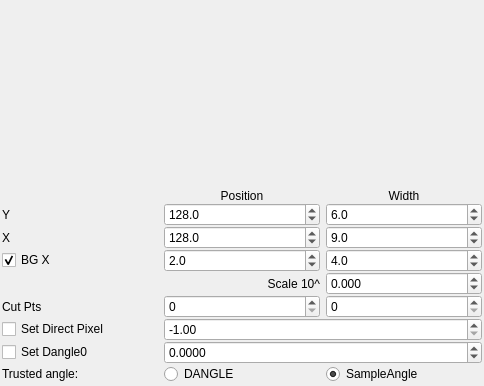
          <widget class="QWidget" name="reflectivity_extraction_per_run">
           <property name="geometry">
            <rect>
             <x>0</x>
             <y>0</y>
             <width>484</width>
             <height>386</height>
            </rect>
           </property>
           <attribute name="label">
            <string>Reflectivity Extraction (Per Run)</string>
           </attribute>
           <layout class="QGridLayout" name="gridLayout_15">
            <property name="leftMargin">
             <number>2</number>
            </property>
            <property name="topMargin">
             <number>2</number>
            </property>
            <property name="rightMargin">
             <number>2</number>
            </property>
            <property name="bottomMargin">
             <number>2</number>
            </property>
            <property name="verticalSpacing">
             <number>0</number>
            </property>
            <item row="1" column="2">
             <widget class="QDoubleSpinBox" name="refYPos">
              <property name="toolTip">
               <string>Center of region used for extraction</string>
              </property>
              <property name="decimals">
               <number>1</number>
              </property>
              <property name="maximum">
               <double>400.000000000000000</double>
              </property>
              <property name="value">
               <double>128.000000000000000</double>
              </property>
             </widget>
            </item>
            <item row="1" column="1">
             <widget class="QLabel" name="label_3">
              <property name="toolTip">
               <string>Y Pixel Window</string>
              </property>
              <property name="styleSheet">
               <string notr="true">text-align: right;</string>
              </property>
              <property name="text">
               <string>Y</string>
              </property>
             </widget>
            </item>
            <item row="0" column="3">
             <widget class="QLabel" name="label_2">
              <property name="minimumSize">
               <size>
                <width>0</width>
                <height>18</height>
               </size>
              </property>
              <property name="text">
               <string>Width</string>
              </property>
              <property name="alignment">
               <set>Qt::AlignBottom|Qt::AlignHCenter</set>
              </property>
             </widget>
            </item>
            <item row="5" column="3">
             <widget class="QSpinBox" name="rangeEnd">
              <property name="toolTip">
               <string>&lt;html&gt;&lt;head/&gt;&lt;body&gt;&lt;p&gt;Remove points from the extracted intensity on the high Q side. &lt;/p&gt;&lt;p&gt;Uses the full ToF range available in the file, so it is possible it does not have any effect for lower values.&lt;/p&gt;&lt;/body&gt;&lt;/html&gt;</string>
              </property>
              <property name="maximum">
               <number>200</number>
              </property>
              <property name="value">
               <number>0</number>
              </property>
             </widget>
            </item>
            <item row="2" column="2">
             <widget class="QDoubleSpinBox" name="refXPos">
              <property name="toolTip">
               <string>Center of region used for extraction</string>
              </property>
              <property name="decimals">
               <number>1</number>
              </property>
              <property name="maximum">
               <double>400.000000000000000</double>
              </property>
              <property name="value">
               <double>128.000000000000000</double>
              </property>
             </widget>
            </item>
            <item row="3" column="3">
             <widget class="QDoubleSpinBox" name="bgWidth">
              <property name="toolTip">
               <string>Width of region used for extraction</string>
              </property>
              <property name="decimals">
               <number>1</number>
              </property>
              <property name="maximum">
               <double>400.000000000000000</double>
              </property>
              <property name="value">
               <double>4.000000000000000</double>
              </property>
             </widget>
            </item>
            <item row="3" column="2">
             <widget class="QDoubleSpinBox" name="bgCenter">
              <property name="toolTip">
               <string>Center of region used for extraction</string>
              </property>
              <property name="decimals">
               <number>1</number>
              </property>
              <property name="maximum">
               <double>400.000000000000000</double>
              </property>
              <property name="value">
               <double>2.000000000000000</double>
              </property>
             </widget>
            </item>
            <item row="2" column="1">
             <widget class="QLabel" name="label_4">
              <property name="toolTip">
               <string>X Pixel Window</string>
              </property>
              <property name="styleSheet">
               <string notr="true">text-align: right;</string>
              </property>
              <property name="text">
               <string>X</string>
              </property>
             </widget>
            </item>
            <item row="4" column="3">
             <widget class="QDoubleSpinBox" name="refScale">
              <property name="toolTip">
               <string>Scaling factor for the reflectivity in powers of 10</string>
              </property>
              <property name="decimals">
               <number>3</number>
              </property>
              <property name="minimum">
               <double>-20.000000000000000</double>
              </property>
              <property name="maximum">
               <double>20.000000000000000</double>
              </property>
              <property name="singleStep">
               <double>0.020000000000000</double>
              </property>
              <property name="value">
               <double>0.000000000000000</double>
              </property>
             </widget>
            </item>
            <item row="5" column="2">
             <widget class="QSpinBox" name="rangeStart">
              <property name="toolTip">
               <string>&lt;html&gt;&lt;head/&gt;&lt;body&gt;&lt;p&gt;Remove points from the extracted intensity on the low Q side. &lt;/p&gt;&lt;p&gt;Uses the full ToF range available in the file, so it is possible it does not have any effect for lower values.&lt;/p&gt;&lt;/body&gt;&lt;/html&gt;</string>
              </property>
              <property name="maximum">
               <number>200</number>
              </property>
             </widget>
            </item>
            <item row="2" column="3">
             <widget class="QDoubleSpinBox" name="refXWidth">
              <property name="toolTip">
               <string>Width of region used for extraction</string>
              </property>
              <property name="decimals">
               <number>1</number>
              </property>
              <property name="minimum">
               <double>1.000000000000000</double>
              </property>
              <property name="maximum">
               <double>304.000000000000000</double>
              </property>
              <property name="value">
               <double>9.000000000000000</double>
              </property>
             </widget>
            </item>
            <item row="1" column="3">
             <widget class="QDoubleSpinBox" name="refYWidth">
              <property name="toolTip">
               <string>Width of region used for extraction</string>
              </property>
              <property name="decimals">
               <number>1</number>
              </property>
              <property name="minimum">
               <double>1.000000000000000</double>
              </property>
              <property name="maximum">
               <double>400.000000000000000</double>
              </property>
              <property name="value">
               <double>6.000000000000000</double>
              </property>
             </widget>
            </item>
            <item row="5" column="1">
             <widget class="QLabel" name="label_20">
              <property name="styleSheet">
               <string notr="true">text-align: right;</string>
              </property>
              <property name="text">
               <string>Cut Pts</string>
              </property>
             </widget>
            </item>
            <item row="0" column="2">
             <widget class="QLabel" name="label">
              <property name="minimumSize">
               <size>
                <width>0</width>
                <height>18</height>
               </size>
              </property>
              <property name="text">
               <string>Position</string>
              </property>
              <property name="alignment">
               <set>Qt::AlignBottom|Qt::AlignHCenter</set>
              </property>
             </widget>
            </item>
            <item row="4" column="2">
             <widget class="QLabel" name="label_5">
              <property name="toolTip">
               <string>Scaling factor for the reflectivity in powers of 10</string>
              </property>
              <property name="text">
               <string>Scale 10^</string>
              </property>
              <property name="alignment">
               <set>Qt::AlignRight|Qt::AlignTrailing|Qt::AlignVCenter</set>
              </property>
             </widget>
            </item>
            <item row="3" column="1">
             <widget class="QCheckBox" name="bgActive">
              <property name="styleSheet">
               <string notr="true">text-align: right;</string>
              </property>
              <property name="text">
               <string>BG X</string>
              </property>
              <property name="checked">
               <bool>true</bool>
              </property>
             </widget>
            </item>
            <item row="6" column="2" colspan="2">
             <widget class="QDoubleSpinBox" name="directPixelOverwrite">
              <property name="sizePolicy">
               <sizepolicy hsizetype="Preferred" vsizetype="Fixed">
                <horstretch>0</horstretch>
                <verstretch>0</verstretch>
               </sizepolicy>
              </property>
              <property name="toolTip">
               <string>&lt;html&gt;&lt;head/&gt;&lt;body&gt;&lt;p&gt;Overwrite the direct pixel value, read from the file.&lt;/p&gt;&lt;p&gt;Usefull if the wrong values have been written during the measurement.&lt;/p&gt;&lt;/body&gt;&lt;/html&gt;</string>
              </property>
              <property name="decimals">
               <number>2</number>
              </property>
              <property name="minimum">
               <double>-1.000000000000000</double>
              </property>
              <property name="maximum">
               <double>304.000000000000000</double>
              </property>
              <property name="singleStep">
               <double>1.000000000000000</double>
              </property>
              <property name="value">
               <double>-1.000000000000000</double>
              </property>
             </widget>
            </item>
            <item row="9" column="1">
             <widget class="QLabel" name="label_30">
              <property name="minimumSize">
               <size>
                <width>82</width>
                <height>0</height>
               </size>
              </property>
              <property name="text">
               <string>Trusted angle:</string>
              </property>
             </widget>
            </item>
            <item row="9" column="2">
             <widget class="QRadioButton" name="trustDANGLE">
              <property name="minimumSize">
               <size>
                <width>76</width>
                <height>0</height>
               </size>
              </property>
              <property name="text">
               <string>DANGLE</string>
              </property>
              <property name="checked">
               <bool>false</bool>
              </property>
             </widget>
            </item>
            <item row="9" column="3">
             <widget class="QRadioButton" name="trustSANGLE">
              <property name="minimumSize">
               <size>
                <width>76</width>
                <height>0</height>
               </size>
              </property>
              <property name="text">
               <string>SampleAngle</string>
              </property>
              <property name="checked">
               <bool>true</bool>
              </property>
             </widget>
            </item>
            <item row="8" column="1">
             <widget class="QCheckBox" name="set_dangle0_checkbox">
              <property name="text">
               <string>Set Dangle0</string>
              </property>
             </widget>
            </item>
            <item row="6" column="1">
             <widget class="QCheckBox" name="set_dirpix_checkbox">
              <property name="text">
               <string>Set Direct Pixel</string>
              </property>
             </widget>
            </item>
            <item row="8" column="2" colspan="2">
             <widget class="QDoubleSpinBox" name="dangle0Overwrite">
              <property name="sizePolicy">
               <sizepolicy hsizetype="Preferred" vsizetype="Fixed">
                <horstretch>0</horstretch>
                <verstretch>0</verstretch>
               </sizepolicy>
              </property>
              <property name="decimals">
               <number>4</number>
              </property>
              <property name="minimum">
               <double>-1.000000000000000</double>
              </property>
              <property name="maximum">
               <double>360.000000000000000</double>
              </property>
             </widget>
            </item>
           </layout>
           <zorder>trustSANGLE</zorder>
           <zorder>trustDANGLE</zorder>
           <zorder>label_30</zorder>
           <zorder>directPixelOverwrite</zorder>
           <zorder>fanReflectivity</zorder>
           <zorder>set_dirpix_checkbox</zorder>
           <zorder>set_dangle0_checkbox</zorder>
           <zorder>dangle0Overwrite</zorder>
           <zorder>normalize_to_unity_checkbox</zorder>
           <zorder>label_29</zorder>
           <zorder>normalization_q_cutoff_spinbox</zorder>
           <zorder>label_31</zorder>
           <zorder>sample_size_spinbox</zorder>
           <zorder>label_53</zorder>
           <zorder>bandwidth_spinbox</zorder>
           <zorder>global_fit_checkbox</zorder>
           <zorder>polynomial_stitching_checkbox</zorder>
           <zorder>label_56</zorder>
           <zorder>polynomial_stitching_degree_spinbox</zorder>
           <zorder>label_57</zorder>
           <zorder>polynomial_stitching_points_spinbox</zorder>
          </widget>
